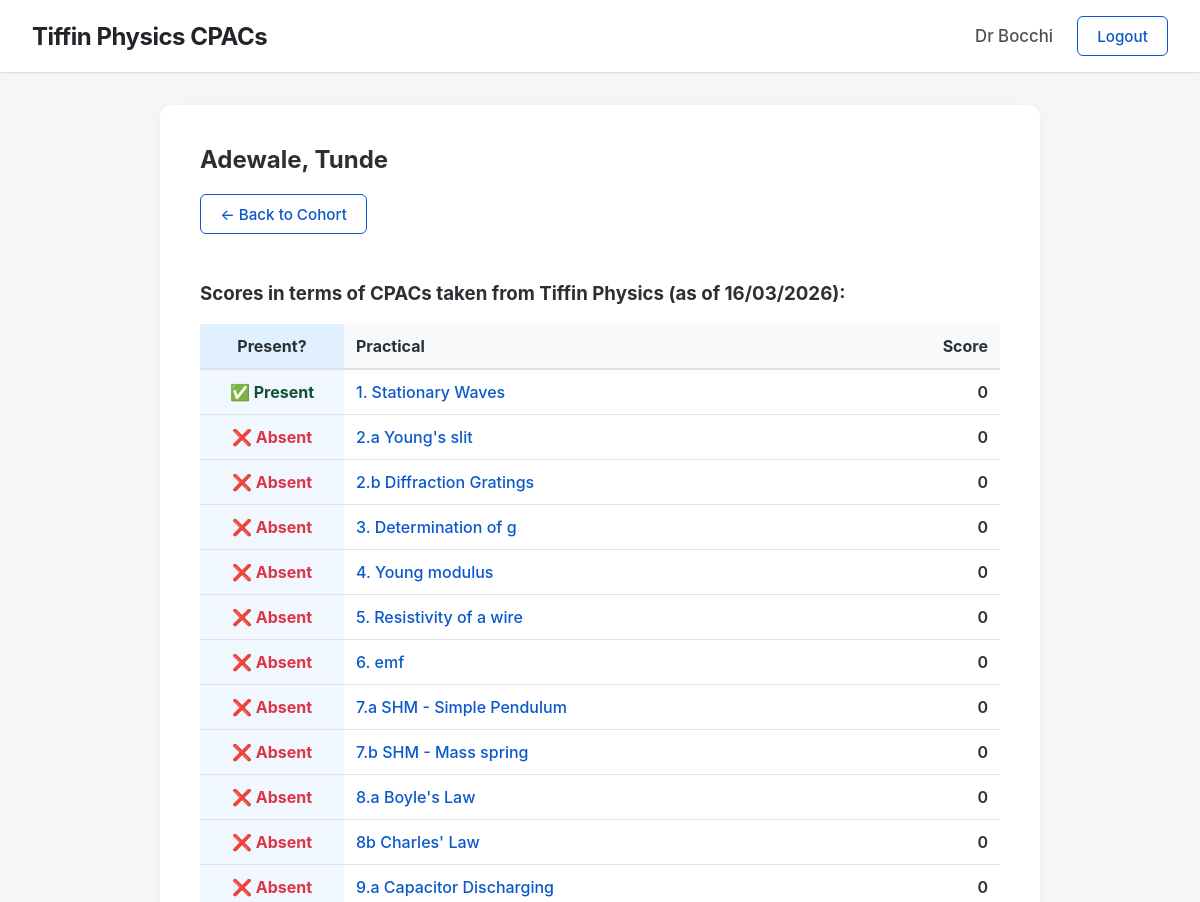
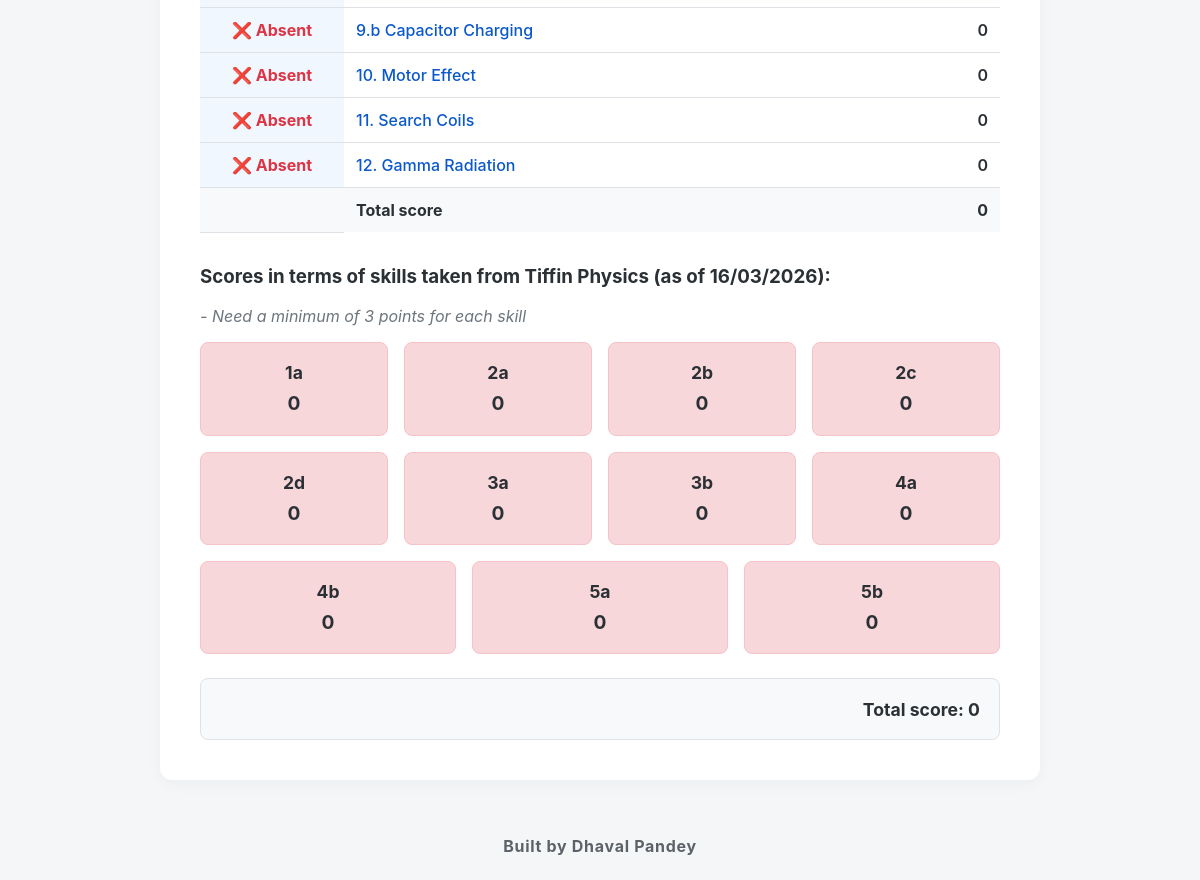
Screenshot of /student/2 (signed in) with the database file from the repository (2 pictures, top to bottom).
### app.py (models this page shows, shortened)
class Teacher(UserMixin, db.Model):
    id = db.Column(db.Integer, primary_key=True)
    email = db.Column(db.String(150), unique=True, nullable=False)
    password = db.Column(db.String(200), nullable=True)
    title = db.Column(db.String(10), nullable=False)
    first_name = db.Column(db.String(100), nullable=False)
    last_name = db.Column(db.String(100), nullable=False)
    @property
    def role(self): return 'teacher'

class Student(UserMixin, db.Model):
    id = db.Column(db.Integer, primary_key=True)
    first_name = db.Column(db.String(100), nullable=False)
    last_name = db.Column(db.String(100), nullable=False)
    cohort_id = db.Column(db.Integer, db.ForeignKey('cohort.id'), nullable=False)
    assessments = db.relationship('Assessment', backref='student_ref', lazy=True, cascade="all, delete-orphan")

class Practical(db.Model):
    id = db.Column(db.Integer, primary_key=True)
    name = db.Column(db.String(150), nullable=False)

class Skill(db.Model):
    id = db.Column(db.Integer, primary_key=True)
    name = db.Column(db.String(10), unique=True, nullable=False)
    description = db.Column(db.String(500), nullable=False)

### app.py (the view)
@app.route('/student/<int:id>')
@login_required
def student_view(id):
    if current_user.role == 'student' and current_user.id != id: abort(403)
    student = Student.query.get_or_404(id)
    assessments = Assessment.query.filter_by(student_id=student.id).all()
    attendances = Attendance.query.filter_by(student_id=student.id).all()
    prac_scores = {p: 0 for p in Practical.query.all()}
    skill_scores = {sk: 0 for sk in Skill.query.all()}
    attendance_status = {a.practical_id: a.is_present for a in attendances}
    for a in assessments:
        prac_scores[Practical.query.get(a.practical_id)] += 1
        skill_scores[Skill.query.get(a.skill_id)] += 1
    return render_template('student.html', student=student, prac_scores=prac_scores, skill_scores=skill_scores, total_score=len(assessments), date=datetime.utcnow().strftime('%d/%m/%Y'), attendance_status=attendance_status)

### app.py (called while the page is built)
@login_manager.user_loader
def load_user(user_id):
    if user_id.startswith('teacher_'): return Teacher.query.get(int(user_id.split('_')[1]))
    elif user_id.startswith('student_'): return Student.query.get(int(user_id.split('_')[1]))
    return None

### templates/student.html
{% extends 'base.html' %} {% block content %}
<div
	style="
		background: white;
		padding: 2.5rem;
		border-radius: 12px;
		box-shadow: 0 4px 15px rgba(0, 0, 0, 0.04);
		max-width: 800px;
		margin: 0 auto;
	">
	<h2 style="margin-top: 0">
		{{ student.last_name }}, {{ student.first_name }}
	</h2>
	{% if current_user.role == 'teacher' %}
	<a
		href="{{ url_for('cohort_view', id=student.cohort_id) }}"
		class="btn btn-outline"
		style="margin-bottom: 1.5rem; display: inline-block"
		>&larr; Back to Cohort</a
	>
	{% endif %}
	<h3 style="margin-top: 1.5rem">
		Scores in terms of CPACs taken from Tiffin Physics (as of {{ date }}):
	</h3>
	<table style="width: 100%; border-collapse: collapse; margin-bottom: 2rem">
		<thead>
			<tr style="background: #f8f9fa">
				<th
					style="
						padding: 0.75rem;
						border-bottom: 2px solid var(--border);
						text-align: center;
						background-color: #e0f0ff;
						width: 120px;
					">
					Present?
				</th>
				<th
					style="
						padding: 0.75rem;
						border-bottom: 2px solid var(--border);
						text-align: left;
					">
					Practical
				</th>
				<th
					style="
						padding: 0.75rem;
						border-bottom: 2px solid var(--border);
						text-align: right;
					">
					Score
				</th>
			</tr>
		</thead>
		<tbody>
			{% for p, count in prac_scores.items() %}
			<tr>
				<td
					style="
						padding: 0.75rem;
						border-bottom: 1px solid var(--border);
						background-color: #f0f7ff;
						text-align: center;
					">
					{% if attendance_status.get(p.id) %}
					<span style="color: #0f5132; font-weight: bold"
						>✅ Present</span
					>
					{% else %}
					<span style="color: #dc3545; font-weight: bold"
						>❌ Absent</span
					>
					{% endif %}
				</td>
				<td
					style="
						padding: 0.75rem;
						border-bottom: 1px solid var(--border);
					">
					<a
						href="{{ url_for('grade', student_id=student.id, prac_id=p.id) }}"
						style="
							text-decoration: none;
							color: var(--primary);
							font-weight: 500;
						"
						>{{ p.name }}</a
					>
				</td>
				<td
					style="
						padding: 0.75rem;
						border-bottom: 1px solid var(--border);
						text-align: right;
						font-weight: 600;
					">
					{{ count }}
				</td>
			</tr>
			{% endfor %}
			<tr style="background: #f8f9fa">
				<td
					style="
						padding: 0.75rem;
						border-bottom: 1px solid var(--border);
					"></td>
				<td style="padding: 0.75rem; font-weight: bold">Total score</td>
				<td
					style="
						padding: 0.75rem;
						text-align: right;
						font-weight: bold;
					">
					{{ total_score }}
				</td>
			</tr>
		</tbody>
	</table>
	<h3 style="margin-top: 2rem">
		Scores in terms of skills taken from Tiffin Physics (as of {{ date }}):
	</h3>
	<p style="color: #6c757d; font-style: italic; margin-bottom: 1rem">
		- Need a minimum of 3 points for each skill
	</p>
	<div
		style="
			display: flex;
			flex-wrap: wrap;
			gap: 1rem;
			margin-bottom: 1.5rem;
		">
		{% for sk, count in skill_scores.items() %}
		<div
			style="flex: 1 1 calc(20% - 1rem); background: {% if count < 3 %}#f8d7da{% else %}#d1e7dd{% endif %}; padding: 1.2rem; border-radius: 8px; text-align: center; border: 1px solid {% if count < 3 %}#f5c2c7{% else %}#badbcc{% endif %};">
			<strong
				style="display: block; font-size: 1.1rem; margin-bottom: 0.5rem"
				>{{ sk.name }}</strong
			>
			<span style="font-size: 1.2rem; font-weight: bold"
				>{{ count }}</span
			>
		</div>
		{% endfor %}
	</div>
	<div
		style="
			background: #f8f9fa;
			padding: 1.2rem;
			text-align: right;
			border-radius: 8px;
			border: 1px solid var(--border);
		">
		<strong style="font-size: 1.1rem"
			>Total score: {{ total_score }}</strong
		>
	</div>
</div>
{% endblock %}

### templates/base.html (shortened to what this page needs)
<!doctype html>
<html lang="en">
	<head>
	</head>
	<body>
		<nav class="navbar">
			<h2>
				<a
					href="{% if current_user.is_authenticated and current_user.role == 'teacher' %}{{ url_for('dashboard') }}{% else %}{{ url_for('home') }}{% endif %}"
					class="navbar-brand"
					>Tiffin Physics CPACs</a
				>
			</h2>
			<div style="display: flex; align-items: center">
				{% if current_user.is_authenticated %} {% if current_user.role
				== 'teacher' %}
				<span class="user-name"
					>{{ current_user.title }} {{ current_user.last_name }}</span
				>
				{% endif %}
				<a href="{{ url_for('logout') }}" class="btn btn-outline"
					>Logout</a
				>
				{% endif %}
			</div>
		</nav>
		<div class="content-wrapper">
			<div class="container">
				 {% block content %}{%
				endblock %}
			</div>
		</div>
		<b><footer class="site-footer">Built by Dhaval Pandey</footer></b>
	</body>
</html>

### templates/base.html (style rules this page uses)
:root { --bg: #f4f6f8; --text: #2b3035; --primary: #0a58ca; --border: #dee2e6; }
html, body { height: 100%; }
body { font-family: -apple-system, BlinkMacSystemFont, "Segoe UI", Roboto, sans-serif; background: var(--bg); color: var(--text); margin: 0; padding: 0; display: flex; flex-direction: column; }
.navbar { background: #ffffff; padding: 1rem 2rem; border-bottom: 1px solid var(--border); display: flex; justify-content: space-between; align-items: center; box-shadow: 0 1px 3px rgba(0, 0, 0, 0.03); }
.navbar h2 { margin: 0; font-weight: 700; letter-spacing: -0.5px; }
.navbar-brand { text-decoration: none; color: #212529; transition: color 0.2s ease; }
.user-name { font-weight: 500; font-size: 1.05rem; margin-right: 1.5rem; color: #495057; }
.content-wrapper { flex: 1; }
.container { max-width: 1400px; margin: 2rem auto; padding: 0 1rem; }
.btn { padding: 0.6rem 1.2rem; border: none; border-radius: 6px; background: var(--primary); color: white; cursor: pointer; text-decoration: none; font-size: 0.95rem; font-weight: 500; transition: background 0.2s; }
.btn-outline { background: transparent; border: 1px solid var(--primary); color: var(--primary); }
.site-footer { text-align: center; padding: 1.5rem; color: #5d6268; font-size: 1rem; letter-spacing: 0.7px; background: transparent; }

### rows the page displays
Teacher: title "Dr", last_name "Bocchi"
Student: last_name "Adewale", first_name "Tunde"
Practical: shows "✅ Present", name "1. Stationary Waves", count "0"
Practical: shows "❌ Absent", name "2.a Young's slit", count "0"
Practical: shows "❌ Absent", name "2.b Diffraction Gratings", count "0"
Practical: shows "❌ Absent", name "3. Determination of g", count "0"
Practical: shows "❌ Absent", name "4. Young modulus", count "0"
Practical: shows "❌ Absent", name "5. Resistivity of a wire", count "0"
Practical: shows "❌ Absent", name "6. emf", count "0"
Practical: shows "❌ Absent", name "7.a SHM - Simple Pendulum", count "0"
Practical: shows "❌ Absent", name "7.b SHM - Mass spring", count "0"
Practical: shows "❌ Absent", name "8.a Boyle's Law", count "0"
Practical: shows "❌ Absent", name "8b Charles' Law", count "0"
Practical: shows "❌ Absent", name "9.a Capacitor Discharging", count "0"
Practical: shows "❌ Absent", name "9.b Capacitor Charging", count "0"
Practical: shows "❌ Absent", name "10. Motor Effect", count "0"
Practical: shows "❌ Absent", name "11. Search Coils", count "0"
Practical: shows "❌ Absent", name "12. Gamma Radiation", count "0"
Skill: name "1a", count "0"
Skill: name "2a", count "0"
Skill: name "2b", count "0"
Skill: name "2c", count "0"
Skill: name "2d", count "0"
Skill: name "3a", count "0"
Skill: name "3b", count "0"
Skill: name "4a", count "0"
Skill: name "4b", count "0"
Skill: name "5a", count "0"
Skill: name "5b", count "0"

### other values shown
{{ date }} "16/03/2026"
{{ total_score }} "0"
